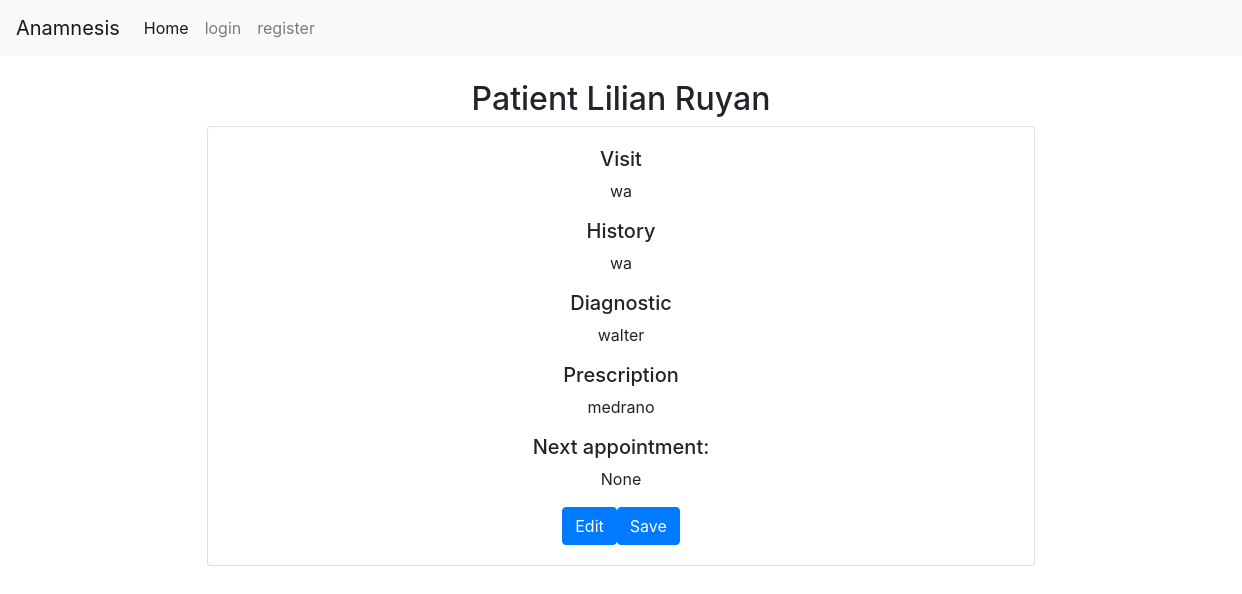
The page /fileview/1 on the database as committed earlier.
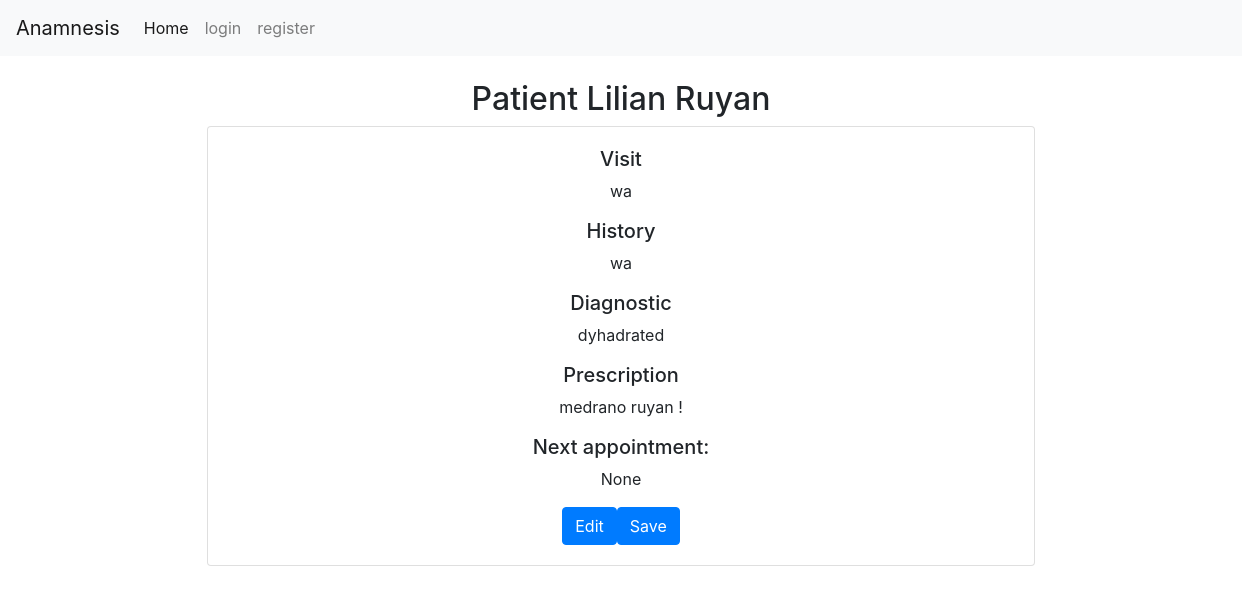
The same page on the database as committed later.
### anamnesis/models.py (models this page shows)
class Patienthistory(models.Model):
    patient = models.ForeignKey(Patient, on_delete=models.CASCADE, blank=True, null=True, related_name="patient_history")
    date = models.DateTimeField() #date the file was created
    diagnostic =models.CharField(max_length=500, blank=True, null=True)
    history =models.CharField(max_length=500, blank=True, null=True) # Explanation of the symptoms
    prescription = models.CharField(max_length=500, blank=True, null=True)
    visit = models.CharField(max_length=30, blank=True, null=True) # Reason the patient is visiting
    nextappointment = models.DateField(null=True)

class Patient(models.Model):
    doctor = models.ForeignKey(User, on_delete=models.CASCADE, blank=True, null=True, related_name="patients")
    name = models.CharField(max_length=25, blank=True)
    lastname = models.CharField(max_length=25, blank=True)
    address = models.CharField(max_length=50, blank=True, null=True)
    city = models.CharField(max_length=30, blank=True, null=True)
    state = models.CharField(max_length=20, blank=True, null=True)
    phonenumber = models.CharField(max_length=15, blank=True, null=True)
    date = models.DateTimeField(null=True)
    def __str__(self):
        return f"Patient {self.name} {self.lastname}"

### anamnesis/views.py (the view)
# urls.py: path("fileview/<int:file_id>", views.fileview, name="fileview"),
def fileview(request, file_id):
    fileofpatient = Patienthistory.objects.get(pk=file_id)
    return render(request, "anamnesis/fileview.html", {
        "fileofpatient": fileofpatient,
    })

### anamnesis/templates/anamnesis/fileview.html (shortened to what this page needs)
{% extends "anamnesis/layout.html" %}
{% load static %}
{% block body %}
    <h2 class="mt-4" style="text-align: center;">{{fileofpatient.patient}}</h2>
        <div class="card container col-sm-8" style="text-align: center;">
            <div class="card-body">
                <h5 class="card-title mb-2">Visit</h5>
                <p class="card-text">{{fileofpatient.visit}}</p>
                <h5 class="card-subtitletitle mb-2">History</h5>
                <p class="card-text">{{fileofpatient.history}}</p>
                <h5 class="card-title mb-2">Diagnostic</h5>
                <p id="diagnostic_{{fileofpatient.id}}" class="card-text">{{fileofpatient.diagnostic}}</p>
                <h5 class="card-title mb-2">Prescription</h5>
                <p id="prescription_{{fileofpatient.id}}" class="card-text">{{fileofpatient.prescription}}</p>
                <h5 class="card-title mb-2">Next appointment:</h5>
                <p id="nextappointment_{{fileofpatient.id}}" class="card-text">{{fileofpatient.nextappointment}}</p>
                <button type="button" class="btn btn-primary" onclick="edit({{fileofpatient.id}})">Edit</button><button type="button" class="btn btn-primary" onclick="save({{fileofpatient.id}})">Save</button>
            </div>
        </div>
{% endblock %}

### anamnesis/templates/anamnesis/layout.html (shortened to what this page needs)
{% load static %}
<!DOCTYPE html>
<html lang="en">
    <head>
        <link rel="stylesheet" href="https://stackpath.bootstrapcdn.com/bootstrap/4.4.1/css/bootstrap.min.css">
        <link href="{% static 'anamnesis/styles.css' %}" rel="stylesheet">
    </head>
    <body>
        {% if user.is_authenticated %}
            <nav class="navbar navbar-expand-lg navbar-light bg-light">
                <a class="navbar-brand" href="#">Anamnesis</a>
                <button class="navbar-toggler" type="button" data-toggle="collapse" data-target="#navbarSupportedContent" aria-controls="navbarSupportedContent" aria-expanded="false" aria-label="Toggle navigation">
                <span class="navbar-toggler-icon"></span>
                </button>
                <div class="collapse navbar-collapse" id="navbarSupportedContent">
                    <ul class="navbar-nav mr-auto">
                        <li class="nav-item">
                            <a class="nav-link" href="{% url 'index' %}">Home</a>
                        </li>
                        <li class="nav-item">
                            <a class="nav-link" href="{% url 'patient' %}">Patients</a>
                        </li>
                        <li class="nav-item">
                            <a class="nav-link" href="#">Medical history form</a>
                        </li>
                        <li class="nav-item">
                            <a class="nav-link" href="#">Appointments</a>
                        </li>
                        <li class="nav-item">
                            <a class="nav-link" href="{% url 'logout' %}">logout</a>
                        </li>
                    </ul>
                </div>
            </nav>
        {% else %}
            <nav class="navbar navbar-expand-lg navbar-light bg-light">
                <a class="navbar-brand" href="#">Anamnesis</a>
                <div class="collapse navbar-collapse" id="navbarSupportedContent">
                <ul class="navbar-nav mr-auto">
                    <li class="nav-item active">
                        <a class="nav-link" href="{% url 'index' %}">Home <span class="sr-only">(current)</span></a>
                    </li>
                    <li class="nav-item">
                        <a class="nav-link" href="{% url 'login'%}">login</a>
                    </li>
                    <li class="nav-item">
                        <a class="nav-link" href="{% url 'register'%}">register</a>
                    </li>
                </ul>
                </div>
            </nav>
        {% endif %}
        {% block body %}
        {% endblock %}
</html>

### anamnesis/static/anamnesis/styles.css (style rules this page uses)
nav { width: 100%; box-sizing: content-box; overflow: scroll; }
body { position: relative; }

Rows that differ between the two databases and show on the page:
changed Patienthistory "wa": diagnostic "walter" → "dyhadrated"; prescription "medrano" → "medrano ruyan !"
